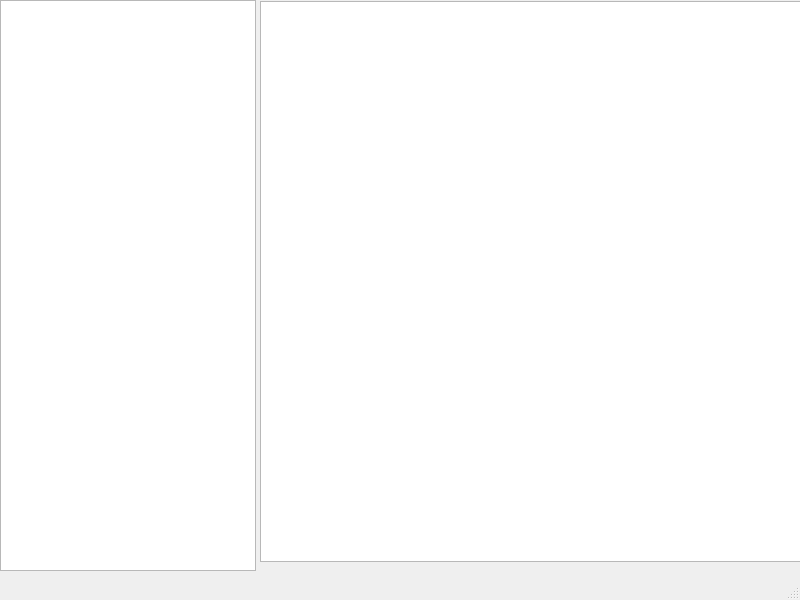
<?xml version="1.0" encoding="UTF-8"?>
<ui version="4.0">
 <class>MainWindow</class>
 <widget class="QMainWindow" name="MainWindow">
  <property name="geometry">
   <rect>
    <x>0</x>
    <y>0</y>
    <width>800</width>
    <height>600</height>
   </rect>
  </property>
  <property name="windowTitle">
   <string>MainWindow</string>
  </property>
  <widget class="QWidget" name="centralwidget">
   <widget class="QTableView" name="tableView">
    <property name="geometry">
     <rect>
      <x>260</x>
      <y>1</y>
      <width>541</width>
      <height>561</height>
     </rect>
    </property>
   </widget>
   <widget class="QTreeView" name="treeView">
    <property name="geometry">
     <rect>
      <x>0</x>
      <y>0</y>
      <width>256</width>
      <height>571</height>
     </rect>
    </property>
   </widget>
  </widget>
  <widget class="QMenuBar" name="menubar">
   <property name="geometry">
    <rect>
     <x>0</x>
     <y>0</y>
     <width>800</width>
     <height>23</height>
    </rect>
   </property>
  </widget>
  <widget class="QStatusBar" name="statusbar"/>
 </widget>
 <resources/>
 <connections/>
</ui>
